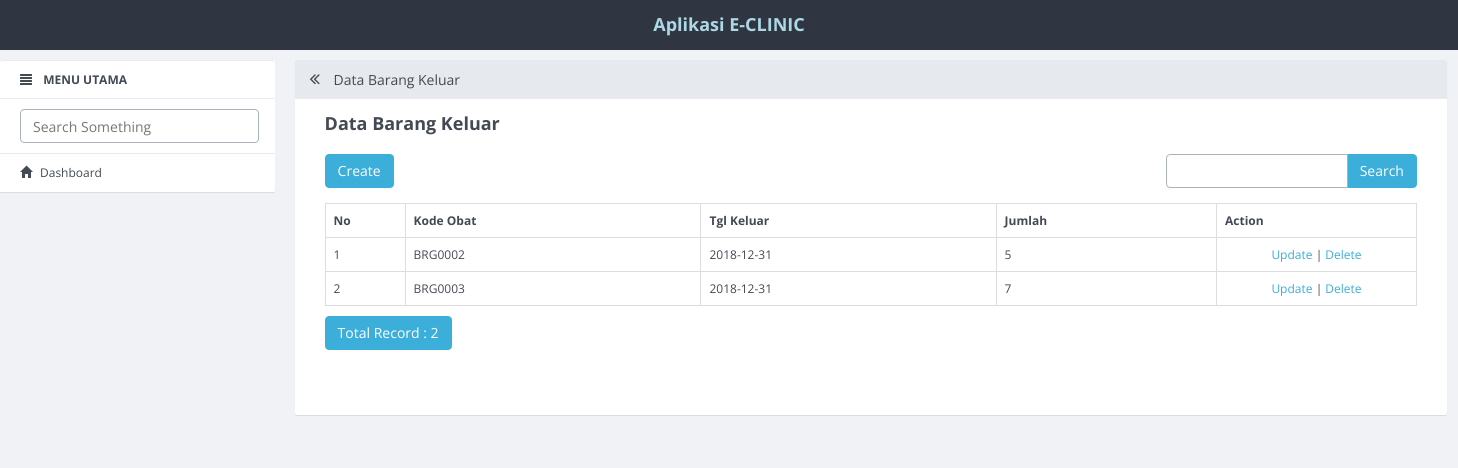
/index.php/barang_keluar, run on the app's committed database.
### tables this page shows
CREATE TABLE `barang_keluar` (
  `id_barang_keluar` int(11) NOT NULL AUTO_INCREMENT,
  `kode_barang` varchar(20) DEFAULT NULL,
  `tgl_keluar` date DEFAULT NULL,
  `jumlah` int(11) DEFAULT NULL,
  PRIMARY KEY (`id_barang_keluar`)
);

### application/controllers/Barang_keluar.php (called while the page is built, shortened)
<?php
class Barang_keluar extends CI_Controller
{
    function __construct()
    {
        $this->load->model('Barang_keluar_model');
        $this->load->library('form_validation');
    }
    public function index()
    {
        $q = urldecode($this->input->get('q', TRUE));
        $start = intval($this->input->get('start'));
        if ($q <> '') {
            $config['base_url'] = base_url() . 'barang_keluar/index.html?q=' . urlencode($q);
            $config['first_url'] = base_url() . 'barang_keluar/index.html?q=' . urlencode($q);
        } else {
            $config['base_url'] = base_url() . 'barang_keluar/index.html';
            $config['first_url'] = base_url() . 'barang_keluar/index.html';
        }
        $config['per_page'] = 10;
        $config['page_query_string'] = TRUE;
        $config['total_rows'] = $this->Barang_keluar_model->total_rows($q);
        $barang_keluar = $this->Barang_keluar_model->get_limit_data($config['per_page'], $start, $q);
        $this->load->library('pagination');
        $this->pagination->initialize($config);
        $data = array(
            'barang_keluar_data' => $barang_keluar,
            'q' => $q,
            'pagination' => $this->pagination->create_links(),
            'total_rows' => $config['total_rows'],
            'start' => $start,
            'konten' => 'barang_keluar/barang_keluar_list',
            'judul' => 'Data Barang Keluar',
        );
        $this->load->view('v_index', $data);
    }
}

### index.php (called while the page is built, shortened)
<?php
require_once BASEPATH.'core/CodeIgniter.php';

### application/config/config.php (called while the page is built, shortened)
<?php
$config['base_url'] = "http://".$_SERVER['HTTP_HOST'];
$config['base_url'] .= preg_replace('@/+$@','',dirname($_SERVER['SCRIPT_NAME'])).'/';
$config['index_page'] = '';
$config['uri_protocol']	= 'REQUEST_URI';
$config['url_suffix'] = '.html';
$config['language']	= 'english';
$config['charset'] = 'UTF-8';
$config['enable_hooks'] = FALSE;
$config['subclass_prefix'] = 'MY_';
$config['composer_autoload'] = FALSE;
$config['permitted_uri_chars'] = 'a-z 0-9~%.:_\-';
$config['enable_query_strings'] = FALSE;
$config['controller_trigger'] = 'c';
$config['function_trigger'] = 'm';
$config['directory_trigger'] = 'd';
$config['allow_get_array'] = TRUE;
$config['log_threshold'] = 0;
$config['log_path'] = '';
$config['log_file_extension'] = '';
$config['log_file_permissions'] = 0644;
$config['log_date_format'] = 'Y-m-d H:i:s';
$config['error_views_path'] = '';
$config['cache_path'] = '';
$config['cache_query_string'] = FALSE;
$config['encryption_key'] = '';
$config['sess_driver'] = 'files';
$config['sess_cookie_name'] = 'ci_session';
$config['sess_expiration'] = 7200;
$config['sess_save_path'] = NULL;
$config['sess_match_ip'] = FALSE;
$config['sess_time_to_update'] = 300;
$config['sess_regenerate_destroy'] = FALSE;
$config['cookie_prefix']	= '';
$config['cookie_domain']	= '';
$config['cookie_path']		= '/';
$config['cookie_secure']	= FALSE;
$config['cookie_httponly'] 	= FALSE;
$config['standardize_newlines'] = FALSE;
$config['global_xss_filtering'] = FALSE;
$config['csrf_protection'] = FALSE;
$config['csrf_token_name'] = 'csrf_test_name';
$config['csrf_cookie_name'] = 'csrf_cookie_name';
$config['csrf_expire'] = 7200;
$config['csrf_regenerate'] = TRUE;
$config['csrf_exclude_uris'] = array();
$config['compress_output'] = FALSE;
$config['time_reference'] = 'local';
$config['rewrite_short_tags'] = FALSE;
$config['proxy_ips'] = '';

### application/models/Barang_keluar_model.php (called while the page is built, shortened)
<?php
class Barang_keluar_model extends CI_Model
{
    public $table = 'barang_keluar';
    public $id = 'id_barang_keluar';
    public $order = 'DESC';
    function total_rows($q = NULL) {
        $this->db->like('id_barang_keluar', $q);
	$this->db->or_like('kode_barang', $q);
	$this->db->or_like('tgl_keluar', $q);
	$this->db->or_like('jumlah', $q);
	$this->db->from($this->table);
        return $this->db->count_all_results();
    }
    function get_limit_data($limit, $start = 0, $q = NULL) {
        $this->db->order_by($this->id, $this->order);
        $this->db->like('id_barang_keluar', $q);
	$this->db->or_like('kode_barang', $q);
	$this->db->or_like('tgl_keluar', $q);
	$this->db->or_like('jumlah', $q);
	$this->db->limit($limit, $start);
        return $this->db->get($this->table)->result();
    }
}

### application/views/barang_keluar/barang_keluar_list.php (the view, shortened to what this page needs)
<div class="row" style="margin-bottom: 10px">
            <div class="col-md-4">
                <?php echo anchor(site_url('barang_keluar/create'),'Create', 'class="btn btn-primary"'); ?>
            </div>
            <div class="col-md-4 text-center">
            </div>
            <div class="col-md-1 text-right">
            </div>
            <div class="col-md-3 text-right">
                <form action="<?php echo site_url('barang_keluar/index'); ?>" class="form-inline" method="get">
                    <div class="input-group">
                        <input type="text" class="form-control" name="q" value="<?php echo $q; ?>">
                        <span class="input-group-btn">
                          <button class="btn btn-primary" type="submit">Search</button>
                        </span>
                    </div>
                </form>
            </div>
        </div>
        <table class="table table-bordered" style="margin-bottom: 10px">
            <tr>
                <th>No</th>
        <th>Kode Obat</th>
        <th>Tgl Keluar</th>
        <th>Jumlah</th>
        <th>Action</th>
            </tr><?php
            foreach ($barang_keluar_data as $barang_keluar)
            {
                ?>
                <tr>
            <td width="80px"><?php echo ++$start ?></td>
            <td><?php echo $barang_keluar->kode_barang ?></td>
            <td><?php echo $barang_keluar->tgl_keluar ?></td>
            <td><?php echo $barang_keluar->jumlah ?></td>
            <td style="text-align:center" width="200px">
                <?php
                echo anchor(site_url('barang_keluar/update/'.$barang_keluar->id_barang_keluar),'Update');
                echo ' | ';
                echo anchor(site_url('barang_keluar/delete/'.$barang_keluar->id_barang_keluar),'Delete','onclick="javasciprt: return confirm(\'Are You Sure ?\')"');
                ?>
            </td>
        </tr>
                <?php
            }
            ?>
        </table>
        <div class="row">
            <div class="col-md-6">
                <a href="#" class="btn btn-primary">Total Record : <?php echo $total_rows ?></a>
        </div>
            <div class="col-md-6 text-right">
            </div>
        </div>

### data on the page
barang_keluar: kode_barang "BRG0002", tgl_keluar "2018-12-31", jumlah "5", id_barang_keluar "Update", id_barang_keluar "Delete"
barang_keluar: kode_barang "BRG0003", tgl_keluar "2018-12-31", jumlah "7", id_barang_keluar "Update", id_barang_keluar "Delete"

### other printed values
$judul "Data Barang Keluar"
$total_rows "2"
